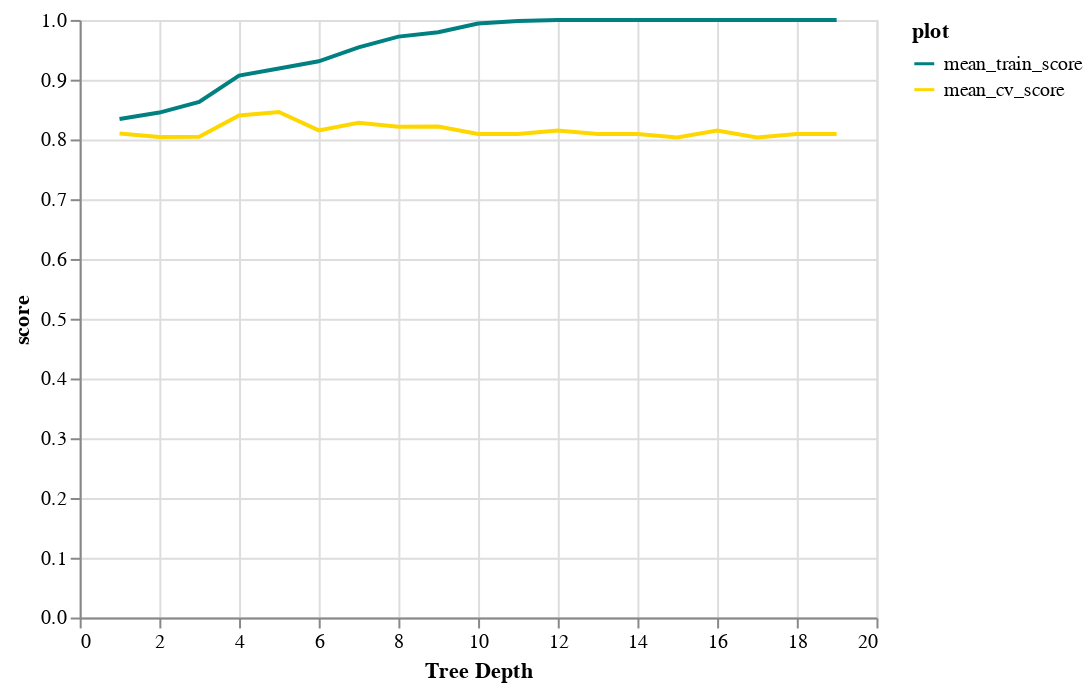

Notebook code for this chart:
### Code cell
source = results_df.melt(id_vars=['depth'] , 
                              value_vars=['mean_train_score', 'mean_cv_score'], 
                              var_name='plot', value_name='score')
chart1 = alt.Chart(source).mark_line().encode(
    alt.X('depth:Q', axis=alt.Axis(title="Tree Depth")),
    alt.Y('score:Q'),
    alt.Color('plot:N', scale=alt.Scale(domain=['mean_train_score', 'mean_cv_score'],
                                           range=['teal', 'gold'])))
chart1

### Figure 1 — Vega-Lite specification as saved in the notebook (floating-point values rounded to 4 significant figures)
{"config": {"view": {"continuousWidth": 400, "continuousHeight": 300}}, "data": {"name": "data-3b8eb2d6e2dfbd8d4746595e848c182b"}, "mark": "line", "encoding": {"color": {"type": "nominal", "field": "plot", "scale": {"domain": ["mean_train_score", "mean_cv_score"], "range": ["teal", "gold"]}}, "x": {"type": "quantitative", "axis": {"title": "Tree Depth"}, "field": "depth"}, "y": {"type": "quantitative", "field": "score"}}, "$schema": "https://vega.github.io/schema/vega-lite/v4.8.1.json", "datasets": {"data-3b8eb2d6e2dfbd8d4746595e848c182b": [{"depth": 1, "plot": "mean_train_score", "score": 0.8343}, {"depth": 2, "plot": "mean_train_score", "score": 0.845}, {"depth": 3, "plot": "mean_train_score", "score": 0.863}, {"depth": 4, "plot": "mean_train_score", "score": 0.9069}, {"depth": 5, "plot": "mean_train_score", "score": 0.9188}, {"depth": 6, "plot": "mean_train_score", "score": 0.9308}, {"depth": 7, "plot": "mean_train_score", "score": 0.9541}, {"depth": 8, "plot": "mean_train_score", "score": 0.9721}, {"depth": 9, "plot": "mean_train_score", "score": 0.9794}, {"depth": 10, "plot": "mean_train_score", "score": 0.994}, {"depth": 11, "plot": "mean_train_score", "score": 0.998}, {"depth": 12, "plot": "mean_train_score", "score": 1.0}, {"depth": 13, "plot": "mean_train_score", "score": 1.0}, {"depth": 14, "plot": "mean_train_score", "score": 1.0}, {"depth": 15, "plot": "mean_train_score", "score": 1.0}, {"depth": 16, "plot": "mean_train_score", "score": 1.0}, {"depth": 17, "plot": "mean_train_score", "score": 1.0}, {"depth": 18, "plot": "mean_train_score", "score": 1.0}, {"depth": 19, "plot": "mean_train_score", "score": 1.0}, {"depth": 1, "plot": "mean_cv_score", "score": 0.8099}, {"depth": 2, "plot": "mean_cv_score", "score": 0.804}, {"depth": 3, "plot": "mean_cv_score", "score": 0.8044}, {"depth": 4, "plot": "mean_cv_score", "score": 0.8401}, {"depth": 5, "plot": "mean_cv_score", "score": 0.846}, {"depth": 6, "plot": "mean_cv_score", "score": 0.8151}, {"depth": 7, "plot": "mean_cv_score", "score": 0.8279}, {"depth": 8, "plot": "mean_cv_score", "score": 0.8213}, {"depth": 9, "plot": "mean_cv_score", "score": 0.8217}, {"depth": 10, "plot": "mean_cv_score", "score": 0.8092}, {"depth": 11, "plot": "mean_cv_score", "score": 0.8092}, {"depth": 12, "plot": "mean_cv_score", "score": 0.8151}, {"depth": 13, "plot": "mean_cv_score", "score": 0.8092}, {"depth": 14, "plot": "mean_cv_score", "score": 0.8092}, {"depth": 15, "plot": "mean_cv_score", "score": 0.8033}, {"depth": 16, "plot": "mean_cv_score", "score": 0.8151}, {"depth": 17, "plot": "mean_cv_score", "score": 0.8033}, {"depth": 18, "plot": "mean_cv_score", "score": 0.8092}, {"depth": 19, "plot": "mean_cv_score", "score": 0.8092}]}}
